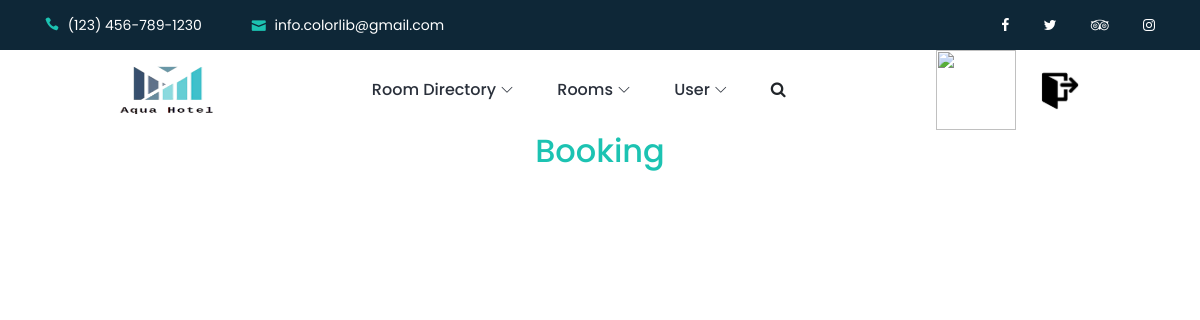
The page /admin_room_booking.php on the database as committed earlier.
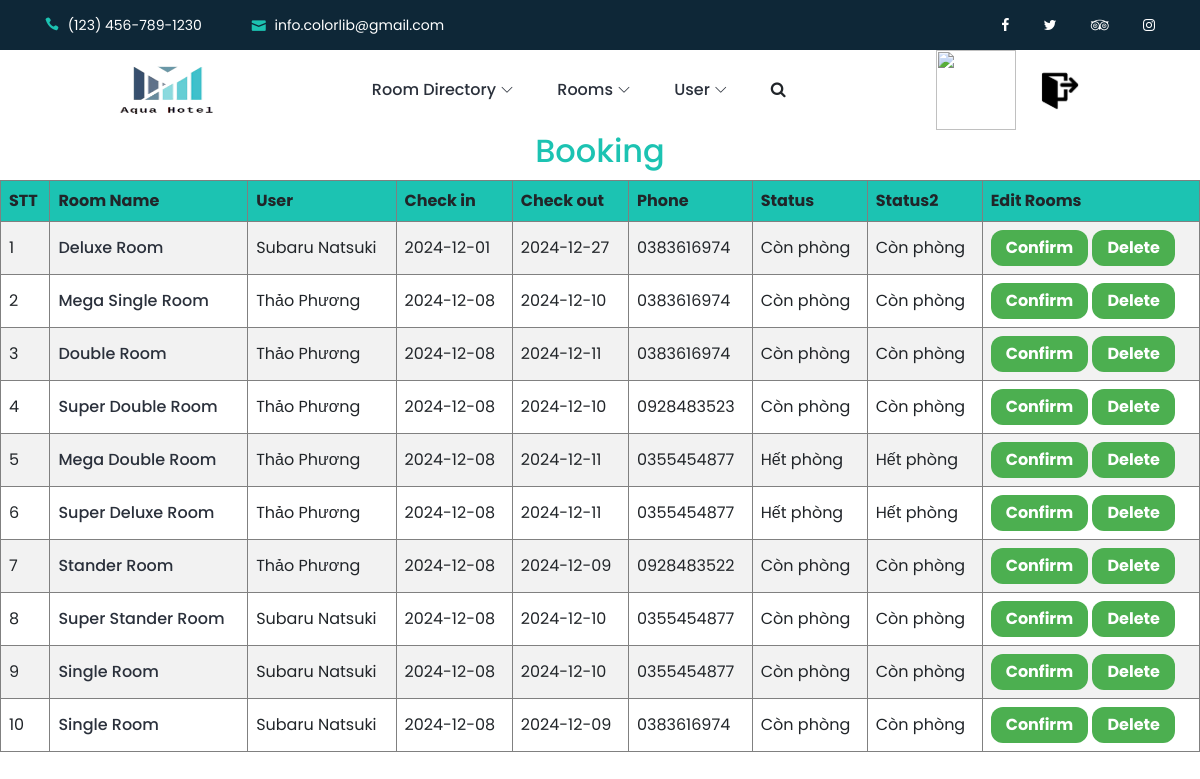
The same page on the database as committed later.
### tables this page shows
CREATE TABLE `thanh_toan` (
  `id` int(10) UNSIGNED NOT NULL,
  `room_id` int(11) NOT NULL,
  `customer_name` varchar(255) NOT NULL,
  `customer_email` varchar(255) NOT NULL,
  `customer_phone` varchar(15) NOT NULL,
  `check_in` date NOT NULL,
  `check_out` date NOT NULL,
  `total_price` decimal(10,3) NOT NULL,
  `reg_date` timestamp NULL DEFAULT current_timestamp(),
  `customer_id` int(11) NOT NULL
);

CREATE TABLE `room` (
  `room_id` int(11) NOT NULL,
  `room_name` varchar(100) NOT NULL,
  `room_price` decimal(10,3) NOT NULL,
  `room_size` varchar(50) DEFAULT NULL,
  `room_capacity` int(11) DEFAULT NULL,
  `room_services` longtext DEFAULT NULL CHECK (json_valid(`room_services`)),
  `room_status` varchar(50) NOT NULL DEFAULT 'Còn phòng',
  `category_id` int(11) DEFAULT NULL,
  `status_id` int(11) DEFAULT NULL,
  `number_room` int(11) DEFAULT NULL,
  `check_in` date DEFAULT NULL,
  `check_out` date DEFAULT NULL,
  `status_name` enum('Chờ xác nhận','Đã check in','Đã check out','Hoàn thành') NOT NULL DEFAULT 'Chờ xác nhận'
);

### admin_room_booking.php (the view, shortened to what this page needs)
<!DOCTYPE html>
<html lang="en">
<head>
    <link rel="stylesheet" href="style.css">
</head>
<body>
	<?php
		include "header_admin.php"
	?>
	<h2 style="text-align:center; color: #1cc3b2;">Booking</h2>
    <?php
$conn = mysqli_connect("localhost", "root", "", "hotel");
$sql = 'SELECT
    room.*,
    thanh_toan.*
    FROM
        room
    INNER JOIN
        thanh_toan
    ON room.room_id = thanh_toan.room_id';
$result = mysqli_query($conn, $sql);
if (mysqli_num_rows($result) > 0) {
    echo "<table>
    <tr>
        <th>STT</th>
        <th>Room Name</th>
        <th>User</th>
        <th>Check in</th>
        <th>Check out</th>
        <th>Phone</th>
        <th>Status</th>
        <th>Status2</th>
        <th>Edit Rooms</th>
    </tr>";
    $stt = 1;
    while ($row = mysqli_fetch_assoc($result)) {
        echo "<tr>
            <td>" . $stt++ . "</td>
            <td>" . "<a id='a' href='show_room_booking.php?roomid=" . $row['room_id'] . "'>" . $row['room_name'] . "</a>" . "</td>
            <td>" . $row['customer_name'] . "</td>
            <td>" . $row['check_in'] . "</td>
            <td>" . $row['check_out'] . "</td>
            <td>" . $row['customer_phone'] . "</td>
            <td>" . $row['room_status'] . "</td>
            <td>" . $row['room_status'] . "</td>
            <td>
                <a href='admin_update_room_booking.php?room_id=" . $row['room_id'] . "'><button type='button'>Confirm</button></a>
                <a href='admin_delete_booking.php?room_id=" . $row['room_id'] . "'><button type='button'>Delete</button></a>
            </td>
        </tr>";
    }
    echo "</table>";
} else {
    echo "<script>alert('No users in database!!')</script>";
}
?>
</body>
</html>

Rows that differ between the two databases and show on the page:
added thanh_toan: room.room_name "Deluxe Room", customer_name "Subaru Natsuki", check_in "2024-12-01", check_out "2024-12-27", customer_phone "0383616974", room.room_status "Còn phòng"
added thanh_toan: room.room_name "Mega Single Room", customer_name "Thảo Phương", check_in "2024-12-08", check_out "2024-12-10", customer_phone "0383616974", room.room_status "Còn phòng"
added thanh_toan: room.room_name "Double Room", customer_name "Thảo Phương", check_in "2024-12-08", check_out "2024-12-11", customer_phone "0383616974", room.room_status "Còn phòng"
added thanh_toan: room.room_name "Super Double Room", customer_name "Thảo Phương", check_in "2024-12-08", check_out "2024-12-10", customer_phone "0928483523", room.room_status "Còn phòng"
added thanh_toan: room.room_name "Mega Double Room", customer_name "Thảo Phương", check_in "2024-12-08", check_out "2024-12-11", customer_phone "0355454877", room.room_status "Hết phòng"
added thanh_toan: room.room_name "Super Deluxe Room", customer_name "Thảo Phương", check_in "2024-12-08", check_out "2024-12-11", customer_phone "0355454877", room.room_status "Hết phòng"
added thanh_toan: room.room_name "Stander Room", customer_name "Thảo Phương", check_in "2024-12-08", check_out "2024-12-09", customer_phone "0928483522", room.room_status "Còn phòng"
added thanh_toan: room.room_name "Super Stander Room", customer_name "Subaru Natsuki", check_in "2024-12-08", check_out "2024-12-10", customer_phone "0355454877", room.room_status "Còn phòng"
added thanh_toan: room.room_name "Single Room", customer_name "Subaru Natsuki", check_in "2024-12-08", check_out "2024-12-10", customer_phone "0355454877", room.room_status "Còn phòng"
added thanh_toan: room.room_name "Single Room", customer_name "Subaru Natsuki", check_in "2024-12-08", check_out "2024-12-09", customer_phone "0383616974", room.room_status "Còn phòng"
Other text that changed with them:
text now shown: "STT Room Name User Check in Check out Phone Status Status2 Edit Rooms"
